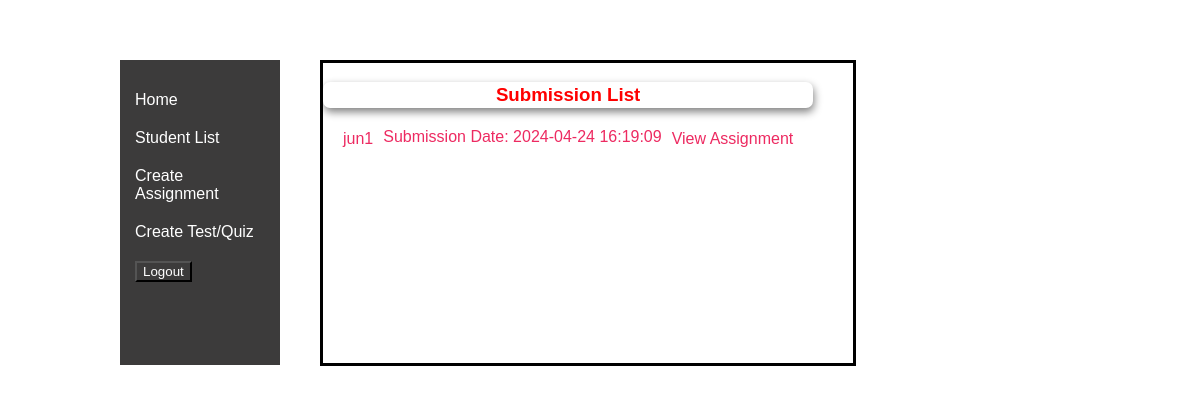
Before: /assignment_submissions.php?assignment_id=11 (signed in) with the older database file.
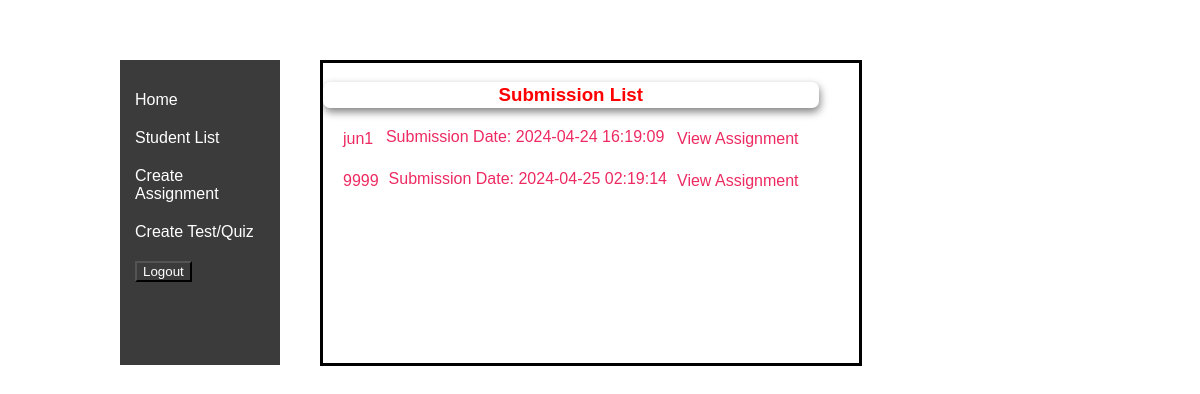
After: the same page with the newer database file.
### tables this page shows
CREATE TABLE `student_submissions` (
  `id` int(11) NOT NULL,
  `assignment_id` int(11) NOT NULL,
  `student_id` int(11) NOT NULL,
  `file_path` varchar(255) NOT NULL,
  `submitted_at` timestamp NOT NULL DEFAULT current_timestamp(),
  `score` int(11) NOT NULL DEFAULT 0,
  `feedback` text DEFAULT NULL
);

### assignment_submissions.php (the view, shortened to what this page needs)
<?php
$servername = "localhost";
$username = "admin";
$password = "admin";
$dbname = "educationsystem";
$conn = new mysqli($servername, $username, $password, $dbname);
if (isset($_GET['assignment_id'])) {
    $assignment_id = $_GET['assignment_id'];
}
$sql_assignments = "SELECT student_submissions.id, student_id, file_path, submitted_at, name FROM student_submissions JOIN login ON student_submissions.student_id = login.id
WHERE assignment_id = " . $assignment_id ;
$result_assignments = $conn->query($sql_assignments);
?>
<!DOCTYPE html>
<html lang="en">
<head>
    <link rel="stylesheet" type="text/css" href="test4.css">
</head>
<body>
    <nav id="menu_area">
        <ul>
            <li><a href="teacher_page.php">Home</a></li>
            <li><a href="studentlist.php">Student List</a></li>
            <li><a href="upload_assignment.php?user_type=teacher">Create Assignment</a></li>
            <li><a href="exam.html">Create Test/Quiz</a></li>
            <li><a href="logout.php"><button>Logout</button></a></li>
        </ul>
    </nav>
    <div id="content_area">
        <div id="list">
            <h3 id="listHeader">Submission List</h3>
            <?php
            if ($result_assignments->num_rows > 0) {
                while ($row_assignment = $result_assignments->fetch_assoc()) {
                    echo "<div class='assignment'>";
                    echo "<p><a href='grade_assignments.php?assignment_id=" . $assignment_id . "&student_id=" . $row_assignment['student_id'] . "'>" . $row_assignment['name'] . "</a>";
                    echo "Submission Date: " . $row_assignment['submitted_at'];
                    echo "<a href='" . $row_assignment['file_path'] . "' target='_blank'>View Assignment</a></p>";
                    echo "</div>";
                }
            } else {
                echo "<p>No assignments found</p>";
            }
            ?>
        </div>
    </div>
</body>
</html>

Changed rows visible on the page:
added student_submissions: student.name "9999", submitted_at "2024-04-25 02:19:14"
